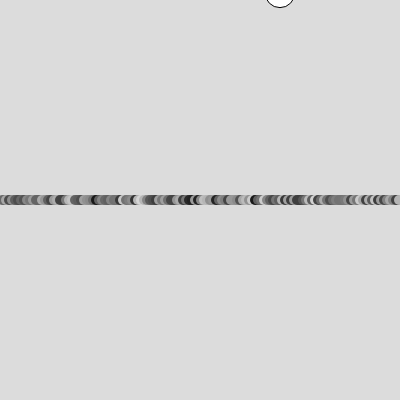
Frame 1 (no input)
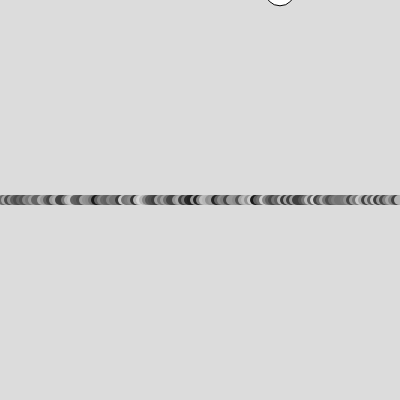
Frame 60 (no input)
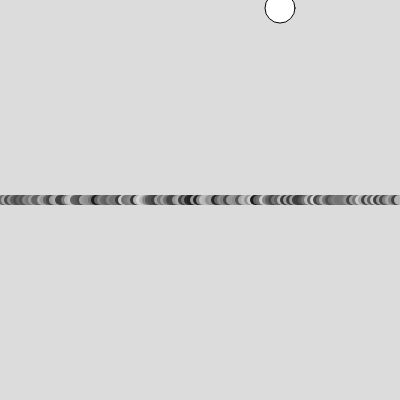
Frame 120 (the mouse pressed at the canvas centre since frame 60)

The p5.js sketch that drew these frames (run headless with seeded random() and noise() and a simulated clock; from frame 60 on, the mouse is pressed at the canvas centre):

// p5.js sketch
// ── sketch.js
// noisy number
// Luke Wu
// 3,4,2024
//
// Extra for Experts:
// - describe what you did to take this project "above and beyond"

let semgmentLength = 3;
let bally = 200, yspeed, balltime = 10;

function setup() {
  createCanvas(400, 400);
  
}

function semgmentLine(){
  
  strokeWeight(10);
  let grayTime = 0;
  for(let x = 0; x <= width; x+=3){

    grayValue = noise(grayTime);
    grayTime += 1;
    print(grayValue);
    grayValue = map(grayValue,0,1,0,255);
    
    
    stroke(grayValue);
    line(x,height/2,x+semgmentLength,height/2);
  }

}

function moveBall(){
  
  stroke(0),strokeWeight(1);

  
  bally = map(noise(balltime),0,1,-100,100);
  balltime += 0.01;
  circle(width*0.7,bally,30);
}

function draw() {
  background(220);
  semgmentLine();
  moveBall();
}
